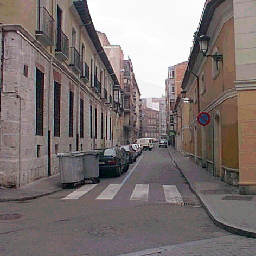
#> input picture merged_image/test9.png, 256 x 256 px, found by its file name
$ jupyter execute --allow-errors lsb_implementation.ipynb
#> lines starting #> are read from the running program, lines starting #| are printed output that depends on the picture
### steganography.py
#!/usr/bin/env python
# -*- coding: utf-8 -*-

import click
from PIL import Image


class Steganography(object):

    @staticmethod
    def __int_to_bin(rgb):
        """Convert an integer tuple to a binary (string) tuple.

        :param rgb: An integer tuple (e.g. (220, 110, 96))
        :return: A string tuple (e.g. ("00101010", "11101011", "00010110"))
        """
        r, g, b = rgb
        return ('{0:08b}'.format(r),
                '{0:08b}'.format(g),
                '{0:08b}'.format(b))

    @staticmethod
    def __bin_to_int(rgb):
        """Convert a binary (string) tuple to an integer tuple.

        :param rgb: A string tuple (e.g. ("00101010", "11101011", "00010110"))
        :return: Return an int tuple (e.g. (220, 110, 96))
        """
        r, g, b = rgb
        return (int(r, 2),
                int(g, 2),
                int(b, 2))

    # [54 lines left out: functions __merge_rgb, merge, not called in this run]

    @staticmethod
    def unmerge(img):
        """Unmerge an image.

        :param img: The input image.
        :return: The unmerged/extracted image.
        """

        # Load the pixel map
        pixel_map = img.load()

        # Create the new image and load the pixel map
        new_image = Image.new(img.mode, img.size)
        pixels_new = new_image.load()

        # Tuple used to store the image original size
        original_size = img.size

        for i in range(img.size[0]):
            for j in range(img.size[1]):
                # Get the RGB (as a string tuple) from the current pixel
                r, g, b = Steganography.__int_to_bin(pixel_map[i, j])

                # Extract the last 4 bits (corresponding to the hidden image)
                # Concatenate 4 zero bits because we are working with 8 bit
                rgb = (r[4:] + '0000',
                       g[4:] + '0000',
                       b[4:] + '0000')

                # Convert it to an integer tuple
                pixels_new[i, j] = Steganography.__bin_to_int(rgb)

                # If this is a 'valid' position, store it
                # as the last valid position
                if pixels_new[i, j] != (0, 0, 0):
                    original_size = (i + 1, j + 1)

        # Crop the image based on the 'valid' pixels
        new_image = new_image.crop((0, 0, original_size[0], original_size[1]))

        return new_image


@click.group()
def cli():
    pass


# [15 lines left out: functions merge, unmerge, not called in this run]


# [2 lines that do not run on import are left out]

### lsb_implementation.ipynb
## Compression with Constraints: Steganography

### Task 1: Implement LSB

[cell 1]
import numpy as np
import os
import cv2
from sklearn.metrics import mean_squared_error as mse
from PIL import Image
from steganography import Steganography

[cell 2]
def loss(I1,I2,M,U):
    y_cover = np.array(I1).reshape(256,-1)
    y_merge = np.array(M).reshape(256,-1)
    y_secret = np.array(I2).reshape(256,-1)
    y_unmerge = np.array(U).reshape(256,-1)
    tot_loss = mse(y_cover, y_merge) + mse(y_secret, y_unmerge)
    return tot_loss

#> (a cell that did not finish here is left out)

[cell 4]
all_loss = []
#> (the rest of this cell did not finish here and is left out)

#> (a cell that did not finish here is left out)

[cell 6]
# Example 1
k1 = 1
print("Left: Cover Image")
print("Right: Secret Image")
#> (the rest of this cell did not finish here and is left out)

[cell 7]
# Merged Image using LSB
print("Left: Merged Image")
print("Right: Unmerged Image")
test_1 = "test" + str(k1) + ".png"
#> (the rest of this cell did not finish here and is left out)

#> (a cell that did not finish here is left out)

[cell 9]
# Example 2
k2 = 9
#> k2 = 9
print("Left: Cover Image")
print("Right: Secret Image")
#> (the rest of this cell did not finish here and is left out)

[cell 10]
# Merged Image using LSB
print("Left: Merged Image")
print("Right: Unmerged Image")
test_2 = "test" + str(k2) + ".png"
#> test_2 = 'test9.png'
merge_2 = Image.open(test_2)
#> merge_2 is the input picture: PIL image 256x256 RGB; mean R, G, B 125.3, 115.6, 114.6
unmerge_2 = Steganography.unmerge(Image.open(test_2))
#> in unmerge, `new_image = Image.new(img.mode, img.size)`: new_image: PIL image 256x256 RGB; every value is 0
#> in unmerge, `new_image = new_image.crop((0, 0, original_size[0], original_size[1]))`:
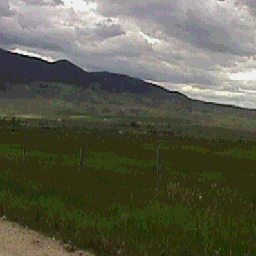
#> new_image: PIL image 256x256 RGB; mean R, G, B 91.5, 92.6, 74.7
Image.fromarray(np.hstack((np.array(merge_2),np.array(unmerge_2))))
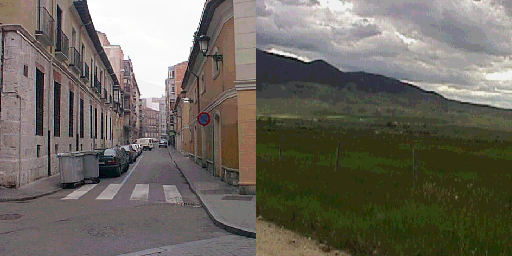
#> Out: PIL image 512x256 RGB; mean R, G, B 108.4, 104.1, 94.6

#> (a cell that did not finish here is left out)

### Task 2: Using Kodak dataset

#> (a cell that did not finish here is left out)

[cell 13]
C2 = []
S2 = []
#> (the rest of this cell did not finish here and is left out)

$ run again, with merged_image/test0.png copied over merged_image/test9.png
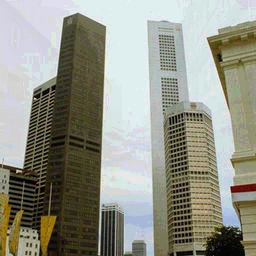
#> input picture merged_image/test0.png, 256 x 256 px, found by its file name
#> k2 = 9
#> test_2 = 'test9.png'
#> merge_2 is the input picture: PIL image 256x256 RGB; mean R, G, B 147, 148.1, 136.4
#> in unmerge, `new_image = new_image.crop((0, 0, original_size[0], original_size[1]))`:
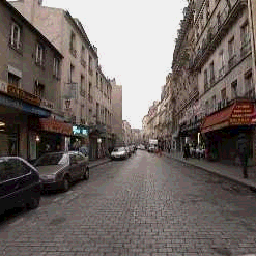
#> new_image: PIL image 256x256 RGB; mean R, G, B 111.8, 102.8, 98.8
#> `Image.fromarray(np.hstack((np.array(merge_2),np.array(unmerge_2))))`:
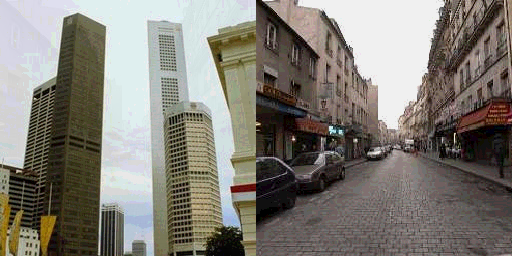
#> Out: PIL image 512x256 RGB; mean R, G, B 129.4, 125.4, 117.6

$ run again, with merged_image/test101.png copied over merged_image/test9.png
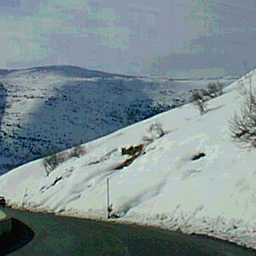
#> input picture merged_image/test101.png, 256 x 256 px, found by its file name
#> k2 = 9
#> test_2 = 'test9.png'
#> merge_2 is the input picture: PIL image 256x256 RGB; mean R, G, B 124.6, 141, 144
#> in unmerge, `new_image = new_image.crop((0, 0, original_size[0], original_size[1]))`:
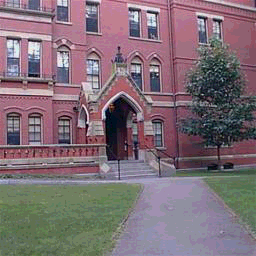
#> new_image: PIL image 256x256 RGB; mean R, G, B 125.9, 109.4, 116.9
#> `Image.fromarray(np.hstack((np.array(merge_2),np.array(unmerge_2))))`:
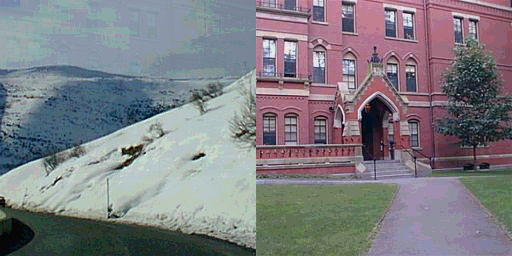
#> Out: PIL image 512x256 RGB; mean R, G, B 125.3, 125.2, 130.5

$ run again, with merged_image/test102.png copied over merged_image/test9.png
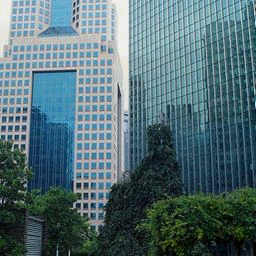
#> input picture merged_image/test102.png, 256 x 256 px, found by its file name
#> k2 = 9
#> test_2 = 'test9.png'
#> merge_2 is the input picture: PIL image 256x256 RGB; mean R, G, B 83.5, 109.5, 115.6
#> in unmerge, `new_image = new_image.crop((0, 0, original_size[0], original_size[1]))`:
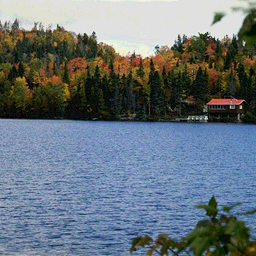
#> new_image: PIL image 256x256 RGB; mean R, G, B 105.5, 116.5, 124.4
#> `Image.fromarray(np.hstack((np.array(merge_2),np.array(unmerge_2))))`:
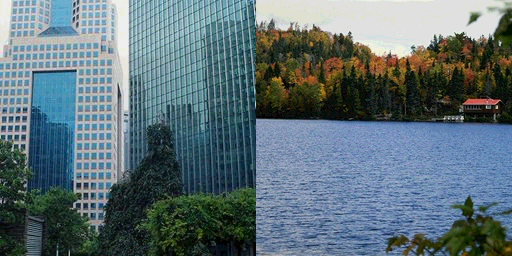
#> Out: PIL image 512x256 RGB; mean R, G, B 94.5, 113, 120
